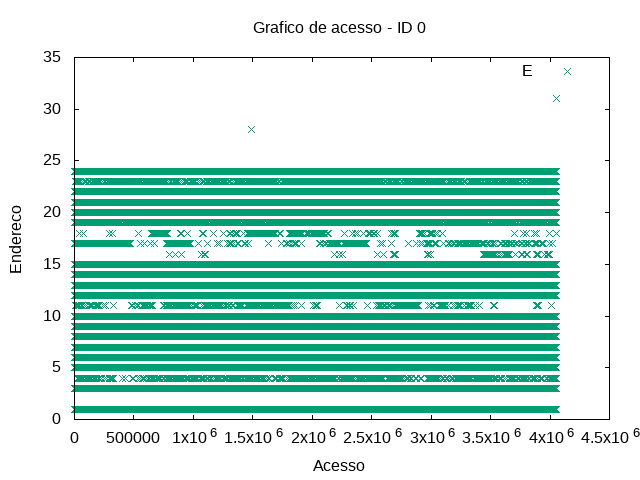

This figure's gnuplot source:
set term png
set output "../tmp/out/huffmanLog-acesso-0.png"
set title "Grafico de acesso - ID 0"
set xlabel "Acesso"
set ylabel "Endereco"
plot "../tmp/out/huffmanLog-acesso-0-0.gpdat" u 2:4 w points t "L", "../tmp/out/huffmanLog-acesso-1-0.gpdat" u 2:4 w points t "E"
